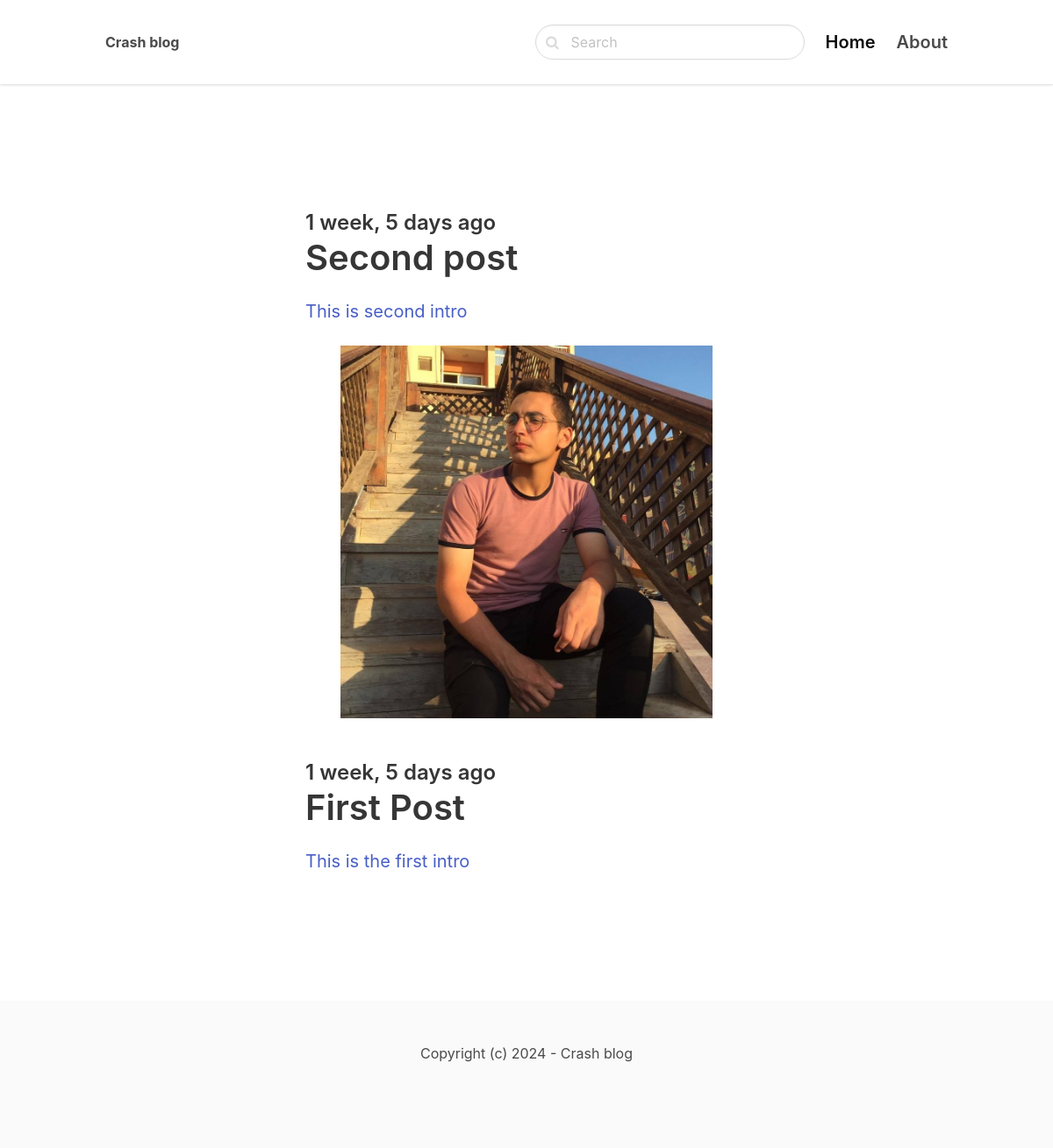
The page / on the database its author committed.
### blog/models.py (models this page shows, shortened)
class Post(models.Model):
    ACTIVE = 'active'
    DRAFT = 'draft'
    CHOICES_STATUS = (
        (ACTIVE, 'Active'),
        (DRAFT, 'Draft')
    )
    category = models.ForeignKey(Category, related_name='posts', on_delete=models.CASCADE)
    title = models.CharField(max_length=255)
    slug = models.SlugField()
    intro = models.TextField()
    body = models.TextField()
    created_at = models.DateTimeField(auto_now_add=True)
    status = models.CharField(max_length=10, choices=CHOICES_STATUS, default=ACTIVE)
    image = models.ImageField(upload_to='uploads/', blank=True, null=True)
    class Meta:
        ordering = ('-created_at',)

### core/views.py (the view)
# urls.py: path('', frontpage, name='frontpage'),
def frontpage(request):
    posts = Post.objects.filter(status=Post.ACTIVE)
    return render(request, 'core/frontbage.html', {'posts': posts})

### core/templates/core/frontbage.html (shortened to what this page needs)
{% extends 'core/base.html' %}
{% block content %}
    <section class="hero">
        <div class="hero-body">
            <div class="container">
                <section class="section">
                    <div class="columns">
                        <div class="column is-8 is-offset-2">
                            {% for post in posts %}
                                <div class="content is-medium">
                                    <a href="{% url 'post_detail' post.category.slug post.slug %}">
                                        {% if post.image %}
                                            <figure class="image">
                                                <img src="{{ post.image.url }}">
                                            </figure>
                                        {% endif %}
                                        <h2 class="subtitle is-4">{{ post.created_at|timesince }} ago</h2>
                                        <h1 class="title">{{ post.title }}</h1>
                                        <p>{{ post.intro }}</p>
                                    </a>
                                </div>
                            {% endfor %}
                        </div>
                    </div>
                </section>
            </div>
        </div>
    </section>
{% endblock %}

### rows shown on the page
Post: created_at "1 week, 5 days", title "Second post", intro "This is second intro"
Post: image (picture), created_at "1 week, 5 days", title "First Post", intro "This is the first intro"
